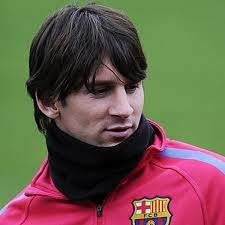
#> input picture getting_started_with_images/1.jfif, 225 x 225 px, given in place of the camera
$ python 3.object_detection_using_HSV.py
#> lines starting #> are read from the running program, lines starting #| are printed output that depends on the picture; after the words box and inside, x2 and y2 are one past the last pixel; in counts of white or black regions, pixels touching at a corner belong together
import cv2
import numpy as np

def nothing(x):
    pass

cap = cv2.VideoCapture(0);

cv2.namedWindow("tracking")
cv2.createTrackbar("LH", "tracking",0,255,nothing)
#> slider 'LH' is set to 51
cv2.createTrackbar("LS", "tracking",0,255,nothing)
#> slider 'LS' is set to 51
cv2.createTrackbar("LV", "tracking",0,255,nothing)
#> slider 'LV' is set to 51
cv2.createTrackbar("UH", "tracking",0,255,nothing)
#> slider 'UH' is set to 255
cv2.createTrackbar("US", "tracking",0,255,nothing)
#> slider 'US' is set to 255
cv2.createTrackbar("UV", "tracking",0,255,nothing)
#> slider 'UV' is set to 255


while True:
    #frame = cv2.imread('tracking.jfif')
    _,frame = cap.read()
#> frame is the input picture: shape (225, 225, 3); mean B, G, R 75.1, 90.5, 107.1
    hsv = cv2.cvtColor(frame, cv2.COLOR_BGR2HSV)
#> hsv: shape (225, 225, 3); mean H, S, V 89.5, 114.5, 124.6

    l_h = cv2.getTrackbarPos("LH","tracking")
    l_s = cv2.getTrackbarPos("LS", "tracking")
    l_v = cv2.getTrackbarPos("LV", "tracking")
    u_h = cv2.getTrackbarPos("UH", "tracking")
    u_s = cv2.getTrackbarPos("US", "tracking")
    u_v = cv2.getTrackbarPos("UV", "tracking")

    l_b = np.array([l_h, l_s, l_v])
    u_b = np.array([u_h, u_s, u_v])

    mask = cv2.inRange(hsv, l_b, u_b)
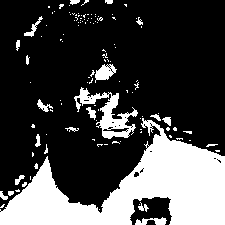
#> mask: shape (225, 225); 26.6% white; 120 white regions (98 under 20 px), largest, box (x1, y1, x2, y2) and area: (0, 118, 225, 225) 10811, (74, 87, 138, 139) 1107, (95, 64, 117, 83) 230

    res = cv2.bitwise_and(frame,frame, mask=mask)
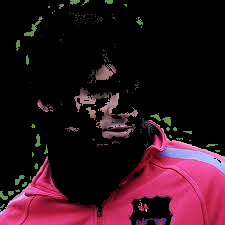
#> res: shape (225, 225, 3); mean B, G, R 27.5, 17.6, 46.3


    cv2.imshow('frame', frame)
    cv2.imshow('mask', mask)
    cv2.imshow('result', res)

    key = cv2.waitKey(1)
#> (key Esc is pressed here)
    if key ==27:
        break
cap.release()
cv2.destroyAllWindows()
